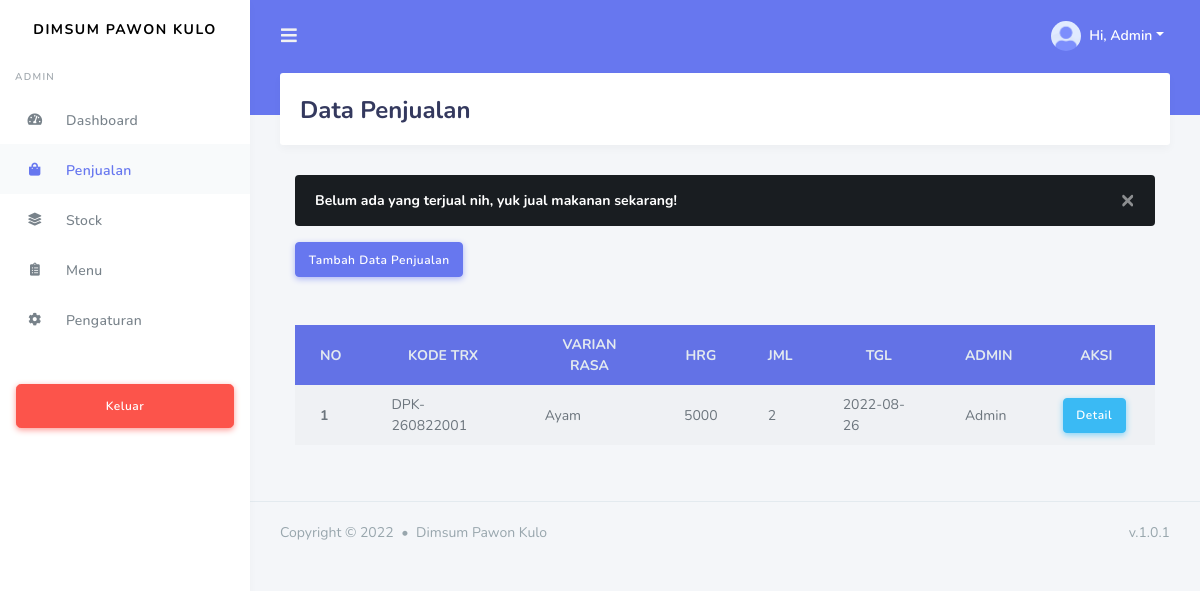
The app's page /view/admin/penjualan.php (signed in) with its own data.
### tables this page shows
CREATE TABLE `penjualan` (
  `id` varchar(20) NOT NULL,
  `id_stock` int(11) NOT NULL,
  `id_menu` varchar(10) NOT NULL,
  `id_user` varchar(20) NOT NULL,
  `hrg_jual` int(11) NOT NULL,
  `jumlah` int(11) NOT NULL,
  `profit` int(11) NOT NULL,
  `tgl` date NOT NULL,
  `administrator` varchar(50) NOT NULL
);

CREATE TABLE `menu` (
  `id` varchar(10) NOT NULL,
  `makanan` varchar(15) NOT NULL,
  `varian_rasa` varchar(15) NOT NULL,
  `harga` int(11) NOT NULL
);

### view/admin/penjualan.php (the view, shortened to what this page needs)
<?php
  include "../../conn/koneksi.php";
  $tglHariIni = date('Y/m/d');
  $getDataPenjualan = $conn->query("SELECT SUM(jumlah) AS totalPenjualan FROM penjualan WHERE tgl = '$tglHariIni'");
  $fetcDataPenjualan = $getDataPenjualan->fetch_array();
  $dataPenjualan = $fetcDataPenjualan['totalPenjualan'];
  $getData = $conn->query("SELECT menu.makanan, menu.varian_rasa, menu.harga, penjualan.id, penjualan.tgl, penjualan.jumlah, penjualan.administrator FROM (menu INNER JOIN penjualan ON menu.id = penjualan.id_menu) ORDER BY penjualan.id DESC");
  $dtPenjualan = array();
  while($data = $getData->fetch_array()){
    $dtPenjualan[] = $data;
  }
?>
<!DOCTYPE html>
<html lang="en">
<head>
  <?php include "../master/header.php"; ?>
</head>
<body>
  <div id="app">
    <div class="main-wrapper">
      <div class="navbar-bg"></div>
      <nav class="navbar navbar-expand-lg main-navbar">
        <form class="form-inline mr-auto">
          <ul class="navbar-nav mr-3">
            <li><a href="#" data-toggle="sidebar" class="nav-link nav-link-lg"><i class="fas fa-bars"></i></a></li>
          </ul>
        </form>
        <ul class="navbar-nav navbar-right">
          <li class="dropdown"><a href="#" data-toggle="dropdown" class="nav-link dropdown-toggle nav-link-lg nav-link-user">
            <img alt="image" src="../../assets/img/avatar/avatar-1.png" class="rounded-circle mr-1">
            <div class="d-sm-none d-lg-inline-block">Hi, <?= $_SESSION['fname'];?></div></a>
          </li>
        </ul>
      </nav>
      <div class="main-sidebar">
        <aside id="sidebar-wrapper">
          <div class="sidebar-brand">
            <a href="index.html">Dimsum Pawon Kulo</a>
          </div>
          <ul class="sidebar-menu">
              <li class="menu-header"><?=$_SESSION['level']; ?></li>
              <li class="nav-item">
                <a href="dashboard.php" class="nav-link"><i class="fas fa-tachometer-alt"></i><span>Dashboard</span></a>
              </li>
            <li class="active"><a class="nav-link" href="penjualan.php"><i class="fas fa-shopping-bag"></i><span>Penjualan</span></a></li>
              <li class=""><a class="nav-link" href="stock.php"><i class="fas fa-layer-group"></i><span>Stock</span></a></li>
              <li class=""><a class="nav-link" href="menu.php"><i class="fas fa-clipboard-list"></i><span>Menu</span></a></li>
              <li class=""><a class="nav-link" href="setting.php"><i class="fas fa-cog"></i> <span>Pengaturan</span></a></li>
            </ul>
            <div class="mt-4 mb-4 p-3 hide-sidebar-mini">
              <a href="../../logout.php" class="btn btn-danger btn-lg btn-block btn-icon-split">
              <i class="fas fa-sign-out"></i> Keluar
              </a>
            </div>
        </aside>
      </div>
      <div class="main-content">
        <section class="section">
          <div class="section-header">
            <h1>Data Penjualan</h1>
          </div>
          <div class="section-body">
                <div class="container">
                    <div class="row">
                        <div class="col-12">
                            <?php
                             if($dataPenjualan == 0){
                              echo "
                              <div class='alert alert-dark alert-dismissible fade show' role='alert' data-aos='fade-left' data-aos-duration='3000'>
                                <strong>Belum ada yang terjual nih, yuk jual makanan sekarang!</strong>
                                <button type='button' class='close' data-dismiss='alert' aria-label='Close'>
                                <span aria-hidden='true'>&times;</span>
                                </button>
                              </div>
                              ";
                             }
                            ?>
                            <div class="form-inline mb-5">
                                <button type="button" class="btn btn-primary" data-toggle="modal" data-target="#penjualanModal">
                                    Tambah Data Penjualan
                                </button>
                            </div>
                            <table class="table table-striped table-responsive"  data-aos="fade-up" data-aos-duration="3000">
                                <thead class="thead-dark bg-primary text-center">
                                    <tr>
                                        <th scope="col" class="text-light">NO</th>
                                        <th scope="col" class="text-light">KODE TRX</th>
                                        <th scope="col" class="text-light">VARIAN RASA</th>
                                        <th scope="col" class="text-light">HRG</th>
                                        <th scope="col" class="text-light">JML</th>
                                        <th scope="col" class="text-light">TGL</th>
                                        <th scope="col" class="text-light">ADMIN</th>
                                        <th scope="col" class="text-light">AKSI</th>
                                    </tr>
                                </thead>
                                <tbody>
                                  <?php
                                      $no = 1;
                                      foreach($dtPenjualan as $data) :
                                  ?>
                                    <tr>
                                    <th scope="row"><?=$no;  ?></th>
                                    <td><?=$data['id']; ?></td>
                                    <td><?=$data['varian_rasa']; ?></td>
                                    <td><?=$data['harga']; ?></td>
                                    <td><?=$data['jumlah']; ?></td>
                                    <td><?=$data['tgl']; ?></td>
                                    <td><?=$data['administrator']; ?></td>
                                    <td>
                                        <div class="form-inline">
                                          <a class="btn btn-info mr-1" href="penjualan_detail.php?id=<?=$data['id']; ?>" data-toggle="tooltip" data-placement="right" title="Lihat detail">Detail</a>
                                        </div>
                                    </td>
                                    </tr>
                                    <?php
                                        $no++;
                                      endforeach
                                    ?>
                                </tbody>
                            </table>
                        </div>
                    </div>
                </div>
          </div>
        </section>
      </div>
     <?php include "../master/footer.php" ?>
</body>
</html>

### records on screen
penjualan: id "DPK-260822001", id_menu.varian_rasa "Ayam", id_menu.harga "5000", jumlah "2", tgl "2022-08-26", administrator "Admin"

### other values on screen
$_SESSION['fname'] "Admin"
$_SESSION['level'] "ADMIN"
